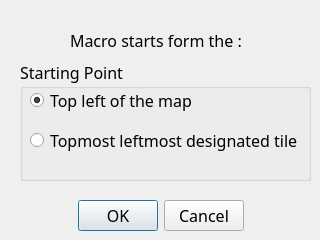
<?xml version="1.0" encoding="UTF-8"?>
<ui version="4.0">
 <class>macroTypeDialog</class>
 <widget class="QDialog" name="macroTypeDialog">
  <property name="geometry">
   <rect>
    <x>0</x>
    <y>0</y>
    <width>320</width>
    <height>240</height>
   </rect>
  </property>
  <property name="font">
   <font>
    <family>DF Curses 8x12</family>
    <pointsize>12</pointsize>
   </font>
  </property>
  <property name="windowTitle">
   <string>Dialog</string>
  </property>
  <widget class="QDialogButtonBox" name="buttonBox">
   <property name="geometry">
    <rect>
     <x>10</x>
     <y>200</y>
     <width>301</width>
     <height>32</height>
    </rect>
   </property>
   <property name="orientation">
    <enum>Qt::Horizontal</enum>
   </property>
   <property name="standardButtons">
    <set>QDialogButtonBox::Cancel|QDialogButtonBox::Ok</set>
   </property>
   <property name="centerButtons">
    <bool>true</bool>
   </property>
  </widget>
  <widget class="QLabel" name="label">
   <property name="geometry">
    <rect>
     <x>70</x>
     <y>30</y>
     <width>231</width>
     <height>20</height>
    </rect>
   </property>
   <property name="text">
    <string>Macro starts form the :</string>
   </property>
  </widget>
  <widget class="QGroupBox" name="groupBox">
   <property name="geometry">
    <rect>
     <x>20</x>
     <y>60</y>
     <width>291</width>
     <height>121</height>
    </rect>
   </property>
   <property name="title">
    <string>Starting Point</string>
   </property>
   <property name="checkable">
    <bool>false</bool>
   </property>
   <widget class="QRadioButton" name="topLeftCorner">
    <property name="geometry">
     <rect>
      <x>10</x>
      <y>30</y>
      <width>281</width>
      <height>21</height>
     </rect>
    </property>
    <property name="text">
     <string>Top left of the map</string>
    </property>
    <property name="checked">
     <bool>true</bool>
    </property>
   </widget>
   <widget class="QRadioButton" name="radioButton_2">
    <property name="geometry">
     <rect>
      <x>10</x>
      <y>70</y>
      <width>281</width>
      <height>21</height>
     </rect>
    </property>
    <property name="text">
     <string>Topmost leftmost designated tile</string>
    </property>
   </widget>
  </widget>
 </widget>
 <resources/>
 <connections>
  <connection>
   <sender>buttonBox</sender>
   <signal>accepted()</signal>
   <receiver>macroTypeDialog</receiver>
   <slot>accept()</slot>
   <hints>
    <hint type="sourcelabel">
     <x>248</x>
     <y>254</y>
    </hint>
    <hint type="destinationlabel">
     <x>157</x>
     <y>274</y>
    </hint>
   </hints>
  </connection>
  <connection>
   <sender>buttonBox</sender>
   <signal>rejected()</signal>
   <receiver>macroTypeDialog</receiver>
   <slot>reject()</slot>
   <hints>
    <hint type="sourcelabel">
     <x>316</x>
     <y>260</y>
    </hint>
    <hint type="destinationlabel">
     <x>286</x>
     <y>274</y>
    </hint>
   </hints>
  </connection>
 </connections>
</ui>
